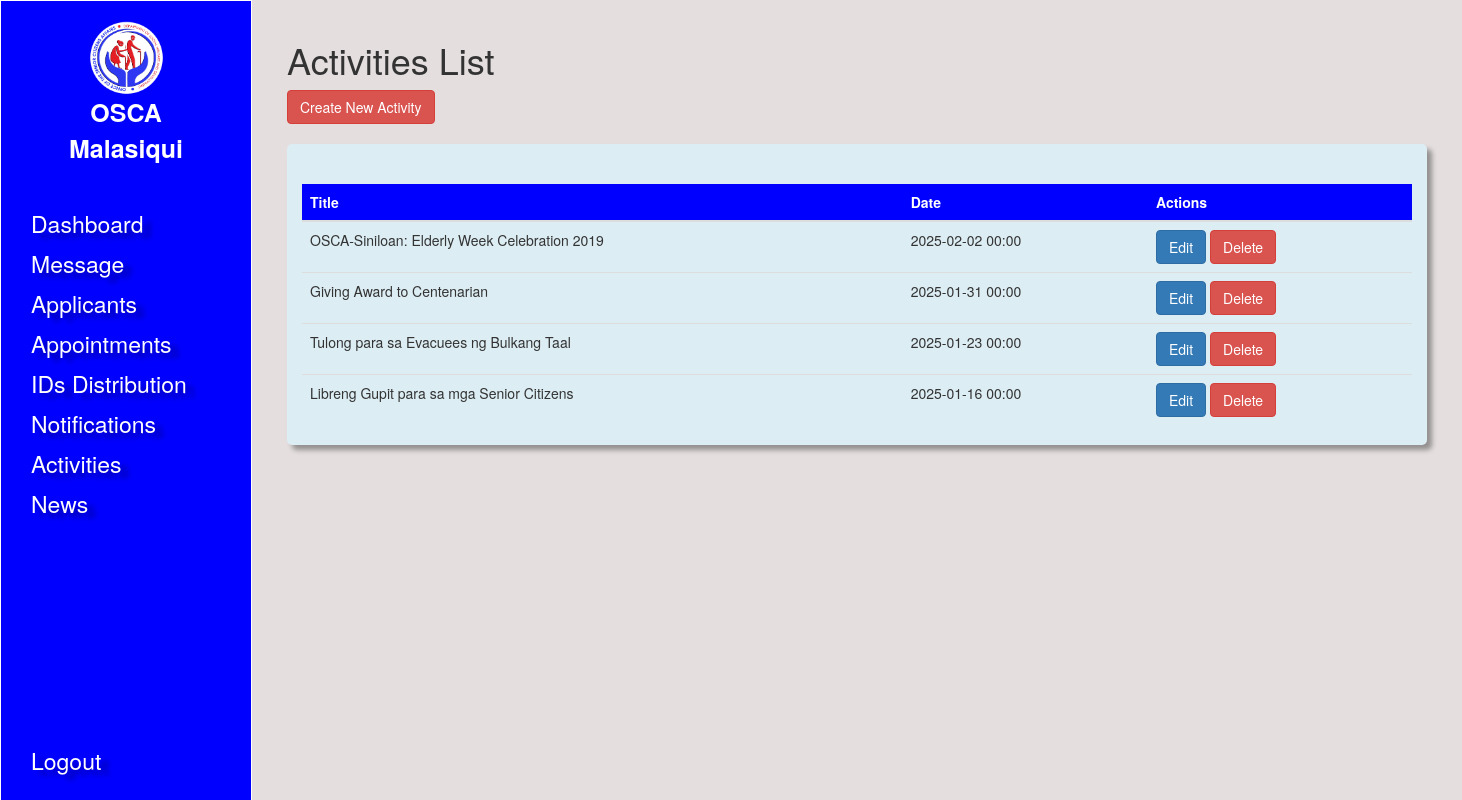
Screenshot of /admin/activity_index.php (signed in) with the database file from the repository.
### tables this page shows
CREATE TABLE `activities` (
  `id` int NOT NULL,
  `title` varchar(255) NOT NULL,
  `activity_date` date NOT NULL,
  `content` text,
  `image_path` varchar(255) DEFAULT NULL,
  `created_at` timestamp(6) NOT NULL DEFAULT CURRENT_TIMESTAMP(6),
  `updated_at` timestamp(6) NOT NULL DEFAULT CURRENT_TIMESTAMP(6),
  `deleted_at` timestamp(6) NULL DEFAULT NULL
);

### admin/activity_index.php (the view, shortened to what this page needs)
<?php
include '.././database/db_connection.php';
$sql = "SELECT * FROM activities ORDER BY activity_date DESC";
$stmt = $pdo->query($sql);
$activities = $stmt->fetchAll(PDO::FETCH_ASSOC);
?>
<!DOCTYPE html>
<html lang="en">
<head>
    <link rel="stylesheet" href="./assets/style.css">
    <link rel="stylesheet" href="https://maxcdn.bootstrapcdn.com/bootstrap/3.4.1/css/bootstrap.min.css">
</head>
<body>
    <nav class="navbar">
        <?php include '.././components/admin-nav.php'; ?>
    </nav>
    <div class="main-content">
        <div class="container">
            <h1>Activities List</h1>
            <button class="btn btn-danger" data-toggle="modal" data-target="#activityModal" id="createBtn">Create New Activity</button><br><br>
            <div class="col-sm-12 formapplicants paddingtop">
                <table class="table table-hover spacingtop20">
                    <thead>
                        <tr class="rowtable">
                            <th>Title</th>
                            <th>Date</th>
                            <th>Actions</th>
                        </tr>
                    </thead>
                    <tbody>
                        <?php foreach ($activities as $activity): ?>
                        <tr>
                            <td><?php echo htmlspecialchars($activity['title']); ?></td>
                            <td><?php echo date('Y-m-d H:i', strtotime($activity['activity_date'])); ?></td>
                            <td>
                                <button class="btn btn-primary editBtn" data-id="<?php echo $activity['id']; ?>"
                                    data-title="<?php echo htmlspecialchars($activity['title']); ?>"
                                    data-date="<?php echo date('Y-m-d\TH:i', strtotime($activity['activity_date'])); ?>"
                                    data-content="<?php echo htmlspecialchars($activity['content']); ?>"
                                    data-image_path="<?php echo htmlspecialchars($activity['image_path']); ?>">Edit</button>
                                <button class="btn btn-danger deleteBtn" data-id="<?php echo $activity['id']; ?>">Delete</button>
                            </td>
                        </tr>
                        <?php endforeach; ?>
                    </tbody>
                </table>
            </div>
        </div>
    </div>
</body>
</html>

### admin/assets/style.css (style rules this page uses)
body { display: flex; min-height: 100vh; margin: 0; overflow-x: hidden; }
.main-content { background-color: rgb(228, 222, 222); }
.main-content { margin-left: 250px; padding: 20px; width: 100%; }
.table > thead > tr > th { text-align: left; }
.spacingtop20 { margin-top: 20px; }
.paddingtop { padding-top: 20px; }
.formapplicants { background-color: rgb(220, 237, 243); display: flex; flex-direction: column; flex-wrap: wrap; align-content: stretch; justify-content: center; align-items: stretch; border-radius: 5px; height: 100%; filter: drop-shadow(5px 5px 2.5px rgba(0, 0, 0, 0.34901960784313724)); }
.rowtable { background-color: blue; color: white; }

### rows the page displays
activities: title "OSCA-Siniloan: Elderly Week Celebration 2019", activity_date "2025-02-02 00:00"
activities: title "Giving Award to Centenarian", activity_date "2025-01-31 00:00"
activities: title "Tulong para sa Evacuees ng Bulkang Taal", activity_date "2025-01-23 00:00"
activities: title "Libreng Gupit para sa mga Senior Citizens", activity_date "2025-01-16 00:00"
